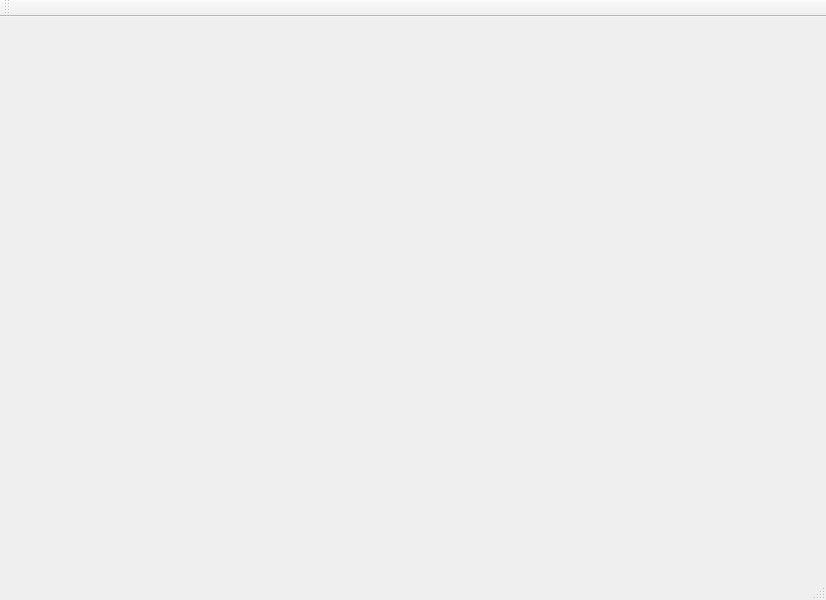
<?xml version="1.0" encoding="UTF-8"?>
<ui version="4.0">
 <class>MainWindow</class>
 <widget class="QMainWindow" name="MainWindow">
  <property name="geometry">
   <rect>
    <x>0</x>
    <y>0</y>
    <width>826</width>
    <height>600</height>
   </rect>
  </property>
  <property name="windowTitle">
   <string>M-POS-APP</string>
  </property>
  <widget class="QWidget" name="centralwidget"/>
  <widget class="QStatusBar" name="statusbar"/>
  <widget class="QToolBar" name="toolBar">
   <property name="windowTitle">
    <string>toolBar</string>
   </property>
   <property name="movable">
    <bool>true</bool>
   </property>
   <attribute name="toolBarArea">
    <enum>TopToolBarArea</enum>
   </attribute>
   <attribute name="toolBarBreak">
    <bool>false</bool>
   </attribute>
  </widget>
 </widget>
 <resources/>
 <connections/>
</ui>
